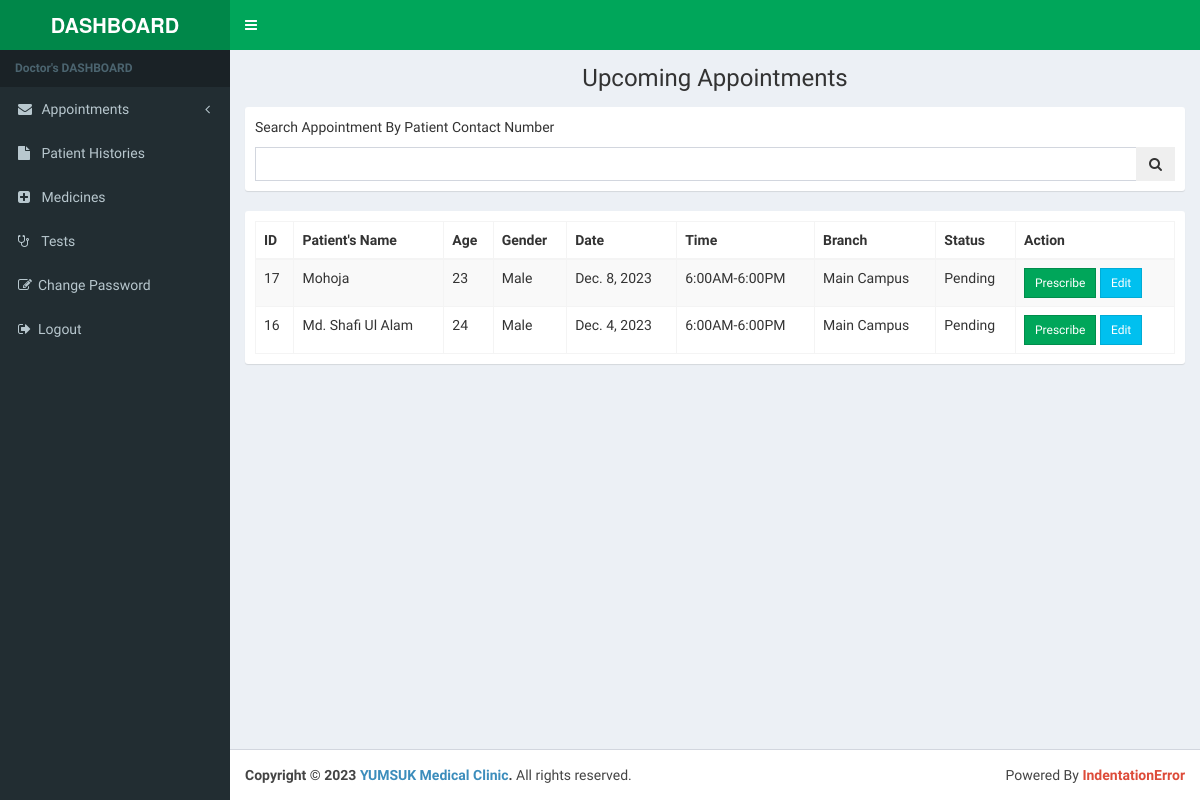
The page /appointment/upcoming/ (signed in) on the database as committed earlier.
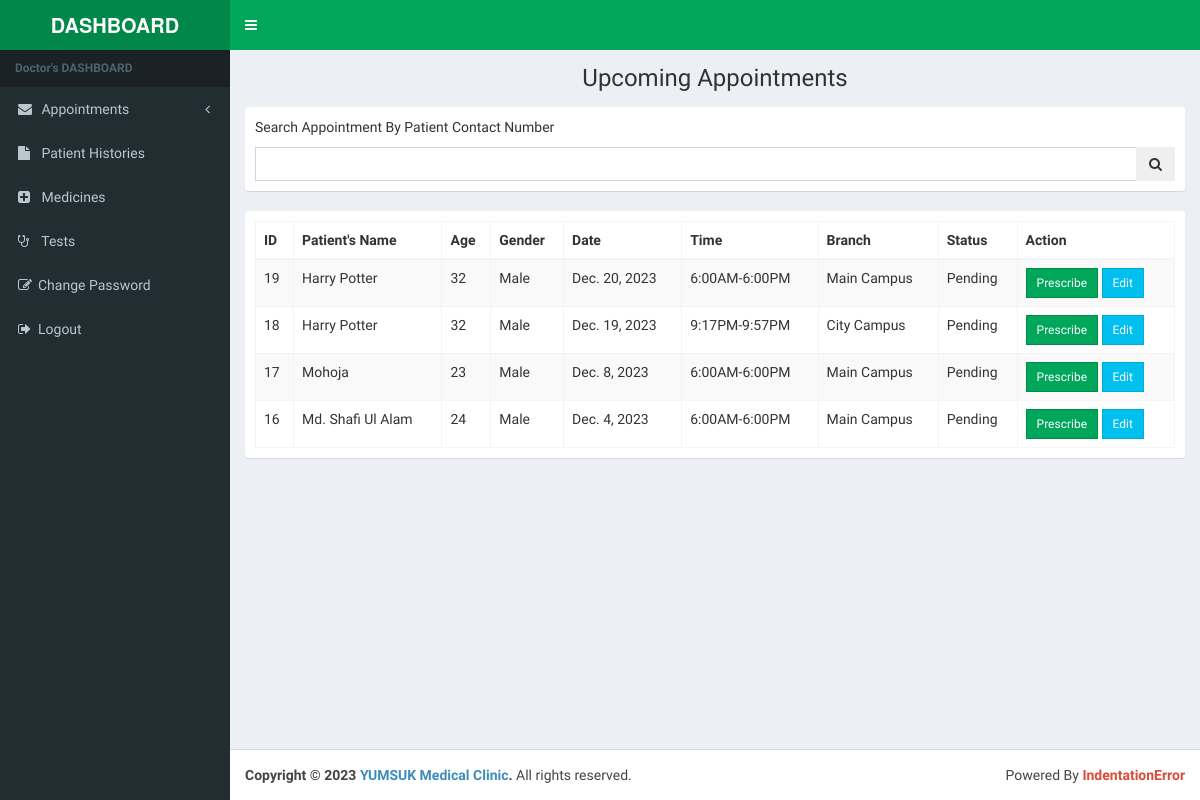
The same page on the database as committed later.
### patient_appointment/models.py (models this page shows, shortened)
class Appointment(models.Model):
    patient = models.ForeignKey(Patient, on_delete=models.CASCADE, related_name="appointment")
    dentist = models.ForeignKey(AuthUser, on_delete=models.CASCADE, related_name="appointment")
    schedule = models.ForeignKey(Schedule, on_delete=models.CASCADE, related_name="appointment")
    date = models.DateField()
    status = models.CharField(max_length=9, choices=APPOINTMENT_STATUS, default='pending')
    secret = models.CharField(max_length=8,blank=True)
    created_at = models.DateTimeField(auto_now=True)

class Patient(models.Model):
    name = models.CharField(max_length=100)
    age = models.PositiveIntegerField()
    gender = models.CharField(max_length=6, choices=GENDER_CHOICES)
    email = models.EmailField(max_length=100, null=True, blank=True)
    contact_number = models.CharField(max_length=14, unique=True)
    created_at = models.DateTimeField(auto_now=True)
    updated_at = models.DateTimeField(auto_now_add=True)

### authentication/models.py (models this page shows, shortened)
class Schedule(models.Model):
    dentist = models.ForeignKey(AuthUser, on_delete=models.CASCADE, related_name='schedule')
    start = models.TimeField()
    end = models.TimeField()
    branch_name = models.CharField(max_length=15, choices=BRANCH_CHOICES, default="uttara")
    weekday = models.CharField(choices=WEEK_DAYS, default="Sunday", max_length=10)
    max_patient = models.PositiveIntegerField(default=15)

### patient_appointment/views.py (the view)
# urls.py: path('upcoming/', views.upcoming_appointments, name='upcoming_appointments'),
@login_required
def upcoming_appointments(request):
    appointments = Appointment.objects.prefetch_related().filter(dentist=request.user,status="pending").order_by('-created_at',)
    return render(request,'dashboard/appointment_list.html', {'appointments':appointments,'headline':"Upcoming Appointments"})

### authentication/models.py (called while the page is built)
    def get_image(self):
        if self.image:
            return self.image.url
        return "/media/profileImages/noprofile.png"

### templates/dashboard/appointment_list.html (shortened to what this page needs)
{%extends 'dashboard/dashboard_base.html'%}{% load i18n %} {%block content%}
<section class="content-header">
    <h1 class="text-capitalize text-center">{{headline}}</h1>
</section>
<section class="content">
    <div class="row">
        <div class="col-lg-6 col-lg-offset-3">
        </div>
    </div>
    <div class="box box-widget">
        <div class="box-body">
            <p>Search Appointment By Patient Contact Number</p>
            <form id="appointmentSearchForm" action="/appointment/search/" method="POST">
                <div class="input-group">
                    <input type="text" class="form-control" name="search_param" id="search_param" maxlength="16" minlength="16">
                    <span class="input-group-btn">
                        <button type="button" class="btn btn-flat" id="appointmentSearchBtn">
                            <i class="fa fa-search"></i>
                        </button>
                    </span>
                </div>
            </form>
        </div>
    </div>
    <div class="box box-widget">
        <div class="box-body">
            <table id="appointmentTable" class="table table-striped table-bordered" cellspacing="0" width="100%">
                <thead>
                    <tr>
                        <th>ID</th>
                        <th>Patient's Name</th>
                        <th>Age</th>
                        <th>Gender</th>
                        <th>Date</th>
                        <th>Time</th>
                        <th>Branch</th>
                        <th>Status</th>
                        <th>Action</th>
                    </tr>
                </thead>
                <tbody>
                    {%for appointment in appointments%}
                    <tr>
                        <td>{{appointment.id}}</td>
                        <td>{{appointment.patient.name|title}}</td>
                        <td>{{appointment.patient.age}}</td>
                        <td>{{appointment.patient.gender|title}}</td>
                        <td>{{appointment.date}}</td>
                        <td>{{appointment.schedule.start|time:"g:iA"}}-{{appointment.schedule.end|time:"g:iA"}}</td>
                        <td>{{appointment.schedule.branch_name|title}}</td>
                        <td>{{appointment.status|title}}</td>
                        <td>
                            <a class="btn btn-sm btn-flat btn-success" href="/prescription/prescribe/{{appointment.id}}/">Prescribe</a>
                            <a class="btn btn-sm btn-flat btn-info" href="/appointment/edit/{{appointment.id}}/">Edit</a>
                        </td>
                    </tr>
                    {%endfor%}
                </tbody>
            </table>
        </div>
    </div>
</section>
{%endblock%}

### templates/dashboard/dashboard_base.html (shortened to what this page needs)
{%load static%}
<!DOCTYPE html>
<html>
<head>
    <link rel="stylesheet" href="{%static 'adminlte/bootstrap/css/bootstrap.min.css'%}">
    <link rel="stylesheet" href="{%static 'font-awesome/css/font-awesome.min.css'%}">
    <link rel="stylesheet" href="{%static 'adminlte/plugins/datatables/jquery.dataTables.min.css'%}">
    <link rel="stylesheet" href="{%static 'adminlte/plugins/iCheck/flat/green.css'%}">
    <link rel="stylesheet" href="{%static 'adminlte/plugins/datepicker/datepicker3.css'%}">
    <link rel="stylesheet" href="{%static 'adminlte/plugins/select2/select2.min.css'%}">
    <link rel="stylesheet" href="{%static 'adminlte/dist/css/AdminLTE.min.css'%}">
    <link rel="stylesheet" href="{%static 'adminlte/dist/css/skins/skin-green.min.css'%}">
    <link rel="stylesheet" href="{%static 'style.css'%}">
</head>
<body class="hold-transition skin-green sidebar-mini">
    <div class="wrapper">
        <header class="main-header">
            <a href="/authentication/dashboard/" class="logo">
                <span class="logo-lg"><b>DASHBOARD</b></span>
            </a>
            <nav class="navbar navbar-static-top" role="navigation">
                <a href="#" class="sidebar-toggle" data-toggle="offcanvas" role="button">
                </a>
            </nav>
        </header>
        <aside class="main-sidebar">
            <section class="sidebar">
                <ul class="sidebar-menu">
                    <li class="header text-bold">Doctor's DASHBOARD</li>
                    <li class="treeview">
                        <a href="#"><i class="fa fa-envelope"></i> <span>Appointments</span>
            <span class="pull-right-container">
              <i class="fa fa-angle-left pull-right"></i>
            </span>
          </a>
                    </li>
                    <li><a href="/prescription/history/"><i class="fa fa-file"></i> <span>Patient Histories</span></a></li>
                    <li><a href="/prescription/medicines/"><i class="fa fa-plus-square"></i> <span>Medicines</span></a></li>
                    <li> <a href="/prescription/tests/"><i class="fa fa-stethoscope"></i> <span>Tests</span></a></li>
                    <li> <a href="/accounts/password/change"><i class="fa fa-edit"></i><span>Change Password</span></a></li>
                    <li><a href="/authentication/logout/"><i class="fa fa-sign-out"></i><span>Logout</span></a></li>
                </ul>
            </section>
        </aside>
        <div class="content-wrapper">
            {%block content%}{%endblock%}
        </div>
        <footer class="main-footer">
            <div class="pull-right hidden-xs">
                Powered By <span class="text-bold text-red">IndentationError</span>
            </div>
            <strong>Copyright &copy; 2023 <a href="/">YUMSUK Medical Clinic</a>.</strong> All rights reserved.
        </footer>
    </div>
</body>
</html>

### static/style.css (style rules this page uses)
.navbar { background-color: #ccffdd; width: 100%; }

Rows that differ between the two databases and show on the page:
added Appointment: id "19", patient.name "Harry Potter", patient.age "32", patient.gender "Male", date "Dec. 20, 2023", schedule.start "6:00AM", schedule.end "6:00PM", schedule.branch_name "Main Campus", status "Pending"
added Appointment: id "18", patient.name "Harry Potter", patient.age "32", patient.gender "Male", date "Dec. 19, 2023", schedule.start "9:17PM", schedule.end "9:57PM", schedule.branch_name "City Campus", status "Pending"
